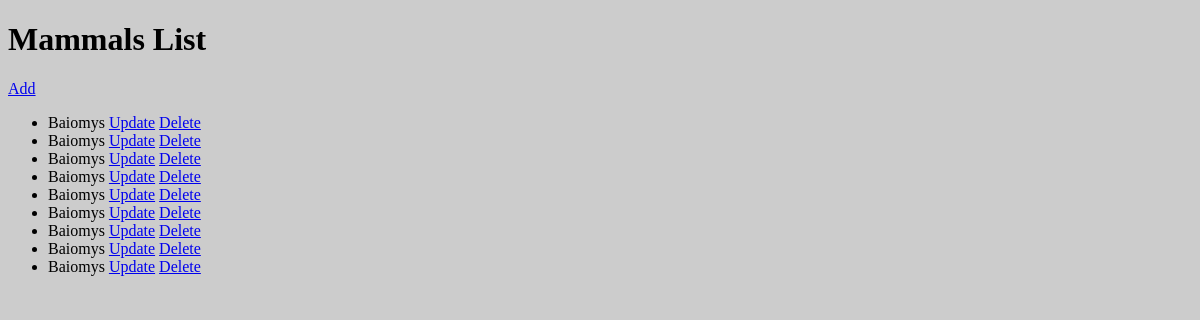
Before: / with the older database file.
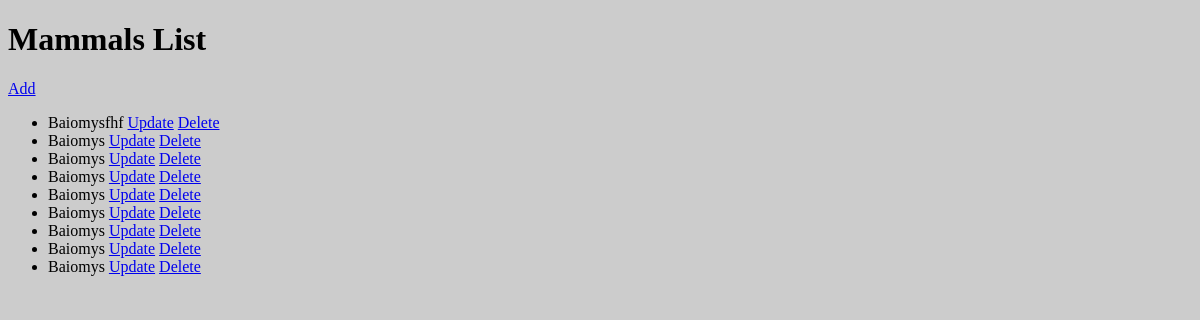
After: the same page with the newer database file.
### myapp/models.py (models this page shows, shortened)
    class Mammal(db.Model):
        __tablename__ = "species" # nombre de la tabla creada en SQLite3
        uid = db.Column("id", db.Integer, primary_key=True)
        genus = db.Column(db.String(16))
        sex = db.Column(db.String(128))
        plot_type = db.Column(db.String(128))
        hindfoot_length = db.Column(db.Integer())

### myapp/views.py (the view)
    @app.route("/", methods=["GET", "POST"])
    def index():
        list_mammals = db_access["list"]
        mammals = list_mammals() # para mostrar al inicio los contactos que ya están en la BD
        return render_template("index.html", mammals=mammals)

### myapp/templates/index.html
{% extends 'base.html' %} {% block content %}
<h1>Mammals List</h1>
<a href="/create">Add</a>
<ul>
  {% for mammal in mammals %}
  <li>
    {{ mammal.genus }}
    <a href="/update/{{ mammal.uid }}">Update</a>
    <a href="/delete/{{ mammal.uid }}">Delete</a>
  </li>
  {% endfor %}
</ul>
{% endblock %}

### myapp/templates/base.html (shortened to what this page needs)
<!DOCTYPE html>
<html lang="en">
  <head>
    <link
      rel="stylesheet"
      href="{{ url_for('static', filename='mystyle.css') }}"
    />
  </head>
  <body>
    <main>{% block content %} {% endblock %}</main>
  </body>
</html>

### myapp/static/mystyle.css (style rules this page uses)
html { background: #cccccc; }

Changed rows visible on the page:
changed Mammal: genus "Baiomys" → "Baiomysfhf"
